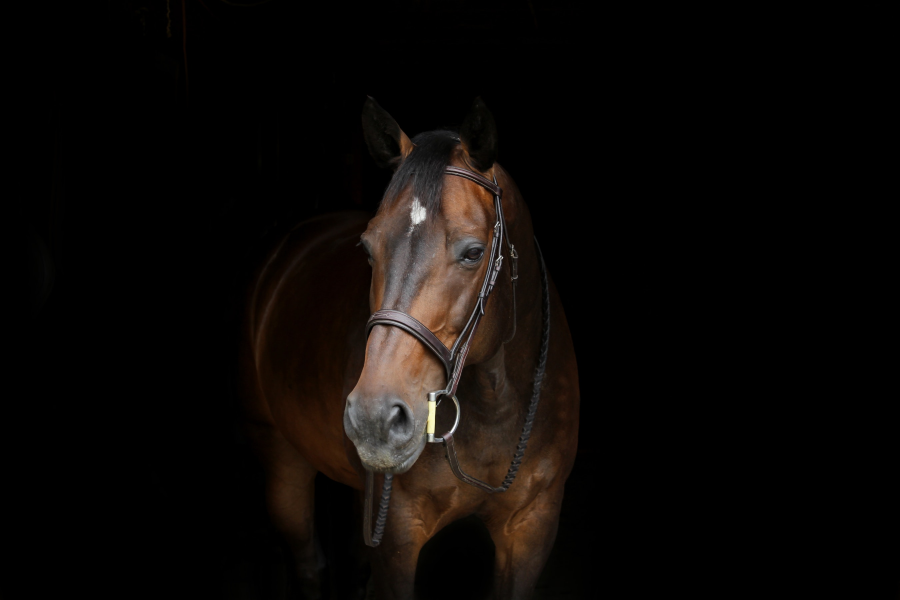
#> input picture DATA/horse.jpg, 2700 x 1800 px, found by its file name (shown at 1/3 size)
$ jupyter execute Lecture30HistogramII.ipynb   (shell and % lines are left out)
#> lines starting #> are read from the running program, lines starting #| are printed output that depends on the picture
[cell 1]
import cv2
import numpy as np
import matplotlib.pyplot as plt

[cell 2]
dark_horse=cv2.imread("D:\Python CV_Course\Computer-Vision-with-Python\DATA\horse.jpg")
#> dark_horse is the input picture: shape (1800, 2700, 3); mean B, G, R 6.9, 8.9, 12
show_horse=cv2.cvtColor(dark_horse,cv2.COLOR_BGR2RGB)

rainbow=cv2.imread("rainbow.jpg")
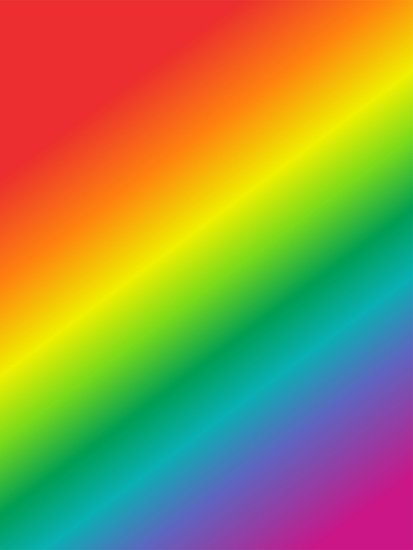
#> input picture rainbow.jpg, 413 x 550 px
#> rainbow is the input picture: shape (550, 413, 3); mean B, G, R 72.8, 142.3, 152.3
show_rainbow=cv2.cvtColor(rainbow,cv2.COLOR_BGR2RGB)

blue_bricks=cv2.imread("bricks.jpg")
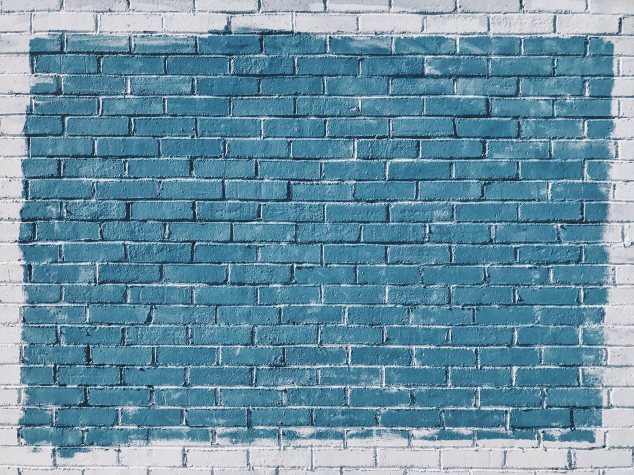
#> input picture bricks.jpg, 1267 x 950 px (shown at 1/2 size)
#> blue_bricks is the input picture: shape (950, 1267, 3); mean B, G, R 163.5, 144, 104.9
show_bricks=cv2.cvtColor(blue_bricks,cv2.COLOR_BGR2RGB)

[cell 3]
img=blue_bricks
color=("b","g","r")
for i,col in enumerate(color):
    histr=cv2.calcHist([img],[i],None,[256],[0,256])
    plt.plot(histr,color=col)#color argument prints the histogram in the said color
    plt.xlim([0,256])
plt.title("HISTOGRAM FOR BLUE BRICKS")
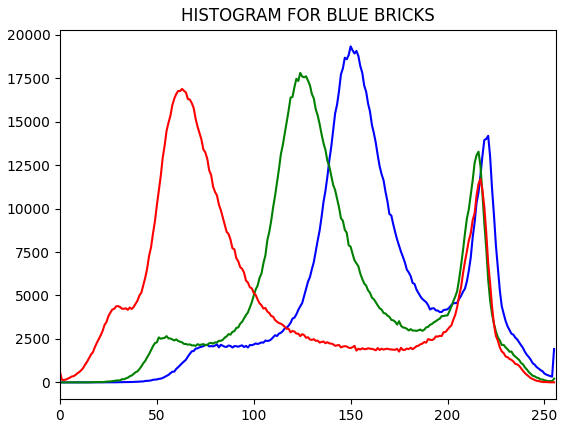
#> figure drawn by matplotlib, 1 panel; curve peaks at x = 150, y = 19329; curve peaks at x = 124, y = 17804; curve peaks at x = 63, y = 16885

[cell 4]
img2=dark_horse
color=("b","g","r")
for i,col in enumerate(color):
    histr=cv2.calcHist([img2],[i],None,[256],[0,256])
    plt.plot(histr,color=col)#color argument prints the histogram in the said color
    plt.xlim([0,50])
    plt.ylim([0,500000])
plt.title("HISTOGRAM FOR BLUE BRICKS")
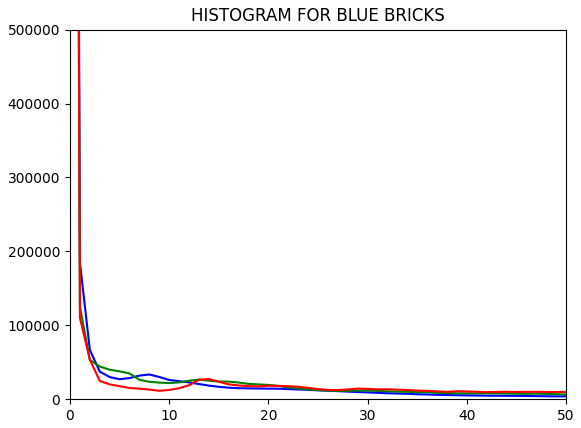
#> figure drawn by matplotlib, 1 panel; curve peaks at x = 0, y = 3726045; curve peaks at x = 0, y = 3605157; curve peaks at x = 0, y = 3582424

[cell 5]
plt.imshow(dark_horse)

[cell 6]
plt.imshow(show_horse)

[cell 7]
plt.imshow(rainbow)

[cell 8]
plt.imshow(show_rainbow)

[cell 9]
plt.imshow(blue_bricks)

[cell 10]
plt.imshow(show_bricks)

[cell 11]
show_rainbow.shape
#> Out = (550, 413, 3)

[cell 12]
show_bricks.shape
#> Out = (950, 1267, 3)

[cell 13]
show_horse.shape
#> Out = (1800, 2700, 3)

[cell 14]
mask=np.zeros(show_rainbow.shape[:2],np.uint8)
mask.shape
#> Out = (550, 413)

[cell 15]
plt.imshow(mask,cmap="gray")
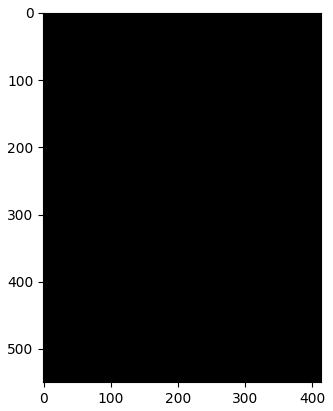
#> figure drawn by matplotlib, 1 panel

[cell 16]
mask[300:400,100:400]=255

[cell 17]
plt.imshow(mask,cmap="gray")
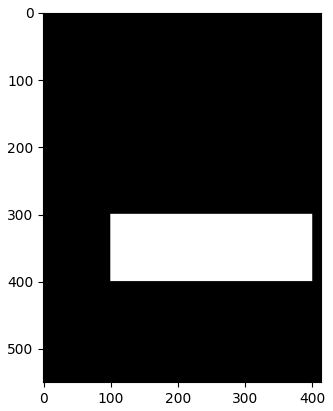
#> figure drawn by matplotlib, 1 panel

[cell 18]
masked_img=cv2.bitwise_and(rainbow,rainbow,mask=mask)
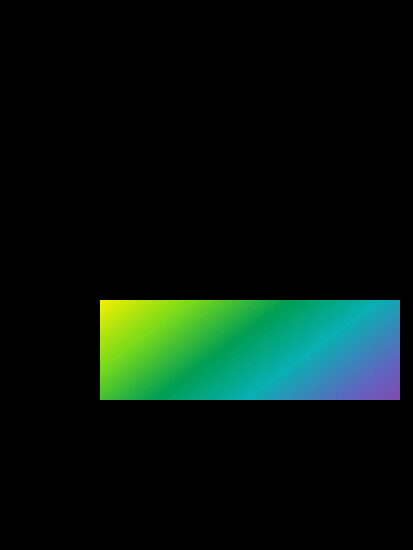
#> masked_img: shape (550, 413, 3); mean B, G, R 14.7, 22.5, 6.8
plt.imshow(masked_img)

[cell 19]
hist_img=cv2.calcHist([masked_img],[0],mask,[256],[0,256])
#> hist_img = 256 values, max 1112 at index 181, min 0 at index 0, mean 117.2

[cell 20]
plt.plot(hist_img,color="r")
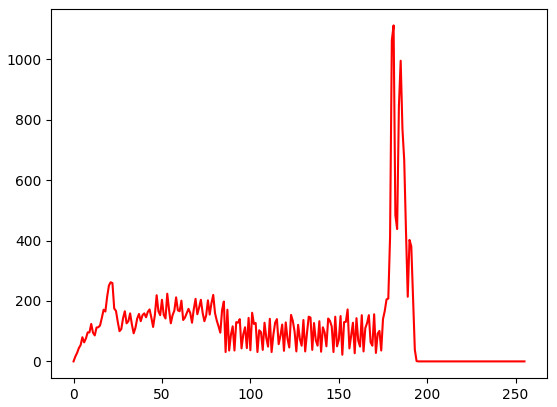
#> figure drawn by matplotlib, 1 panel; curve peaks at x = 181, y = 1112
